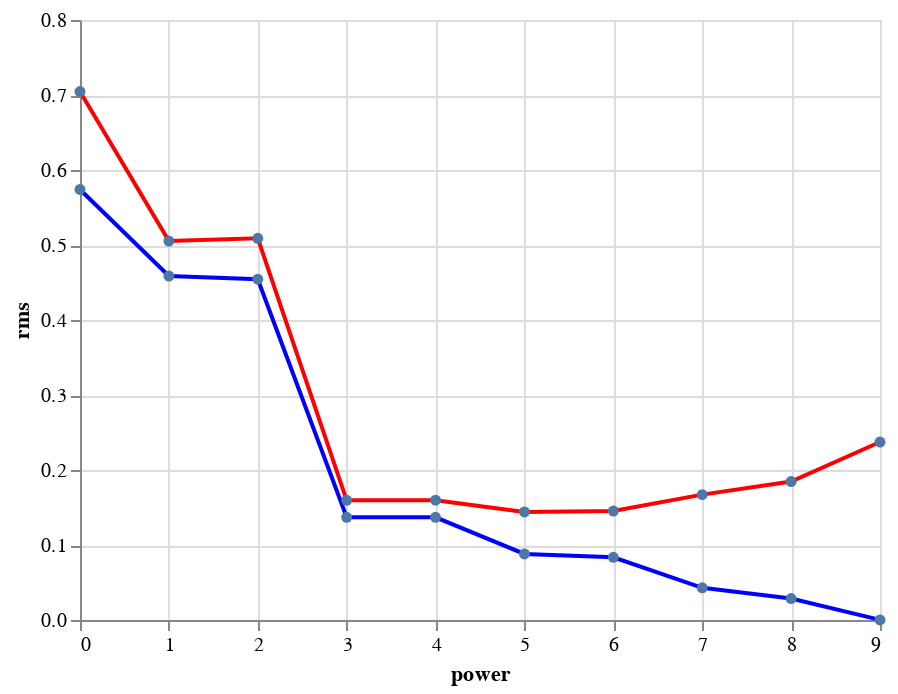

Write notebook code for a chart like this one.
### Code cell
def rms(f, x_test, t_test):
    return np.sqrt(np.mean((f(x_test) - t_test)**2))

df_rms_train = pd.DataFrame({
    'power': list(range(10)),
    'rms': [rms(polynomial(x_train, t_train, power), x_train, t_train) for power in powers]})

df_rms_test = pd.DataFrame({
    'power': list(range(10)),
    'rms': [rms(polynomial(x_train, t_train, power), x_test, t_test) for power in powers]})

chart_rms_train = alt.Chart(df_rms_train).mark_line(point=True, color='blue').encode(
    x='power',
    y='rms')

chart_rms_test = alt.Chart(df_rms_test).mark_line(point=True, color='red').encode(
    x='power',
    y='rms')

chart_rms_train + chart_rms_test

### Figure 1 — Vega-Lite specification as saved in the notebook (floating-point values rounded to 4 significant figures)
{"config": {"view": {"continuousWidth": 400, "continuousHeight": 300}}, "layer": [{"data": {"name": "data-14a1429c4c7a0d4bd55dbbb90059531d"}, "mark": {"type": "line", "color": "blue", "point": true}, "encoding": {"x": {"type": "quantitative", "field": "power"}, "y": {"type": "quantitative", "field": "rms"}}}, {"data": {"name": "data-461d7fbf4da40d2962f668c522fe40ce"}, "mark": {"type": "line", "color": "red", "point": true}, "encoding": {"x": {"type": "quantitative", "field": "power"}, "y": {"type": "quantitative", "field": "rms"}}}], "$schema": "https://vega.github.io/schema/vega-lite/v4.8.1.json", "datasets": {"data-14a1429c4c7a0d4bd55dbbb90059531d": [{"power": 0, "rms": 0.574}, {"power": 1, "rms": 0.4586}, {"power": 2, "rms": 0.4544}, {"power": 3, "rms": 0.1369}, {"power": 4, "rms": 0.1369}, {"power": 5, "rms": 0.08804}, {"power": 6, "rms": 0.08357}, {"power": 7, "rms": 0.04292}, {"power": 8, "rms": 0.02866}, {"power": 9, "rms": 9.332e-05}], "data-461d7fbf4da40d2962f668c522fe40ce": [{"power": 0, "rms": 0.7047}, {"power": 1, "rms": 0.5052}, {"power": 2, "rms": 0.509}, {"power": 3, "rms": 0.1596}, {"power": 4, "rms": 0.1598}, {"power": 5, "rms": 0.144}, {"power": 6, "rms": 0.1453}, {"power": 7, "rms": 0.1672}, {"power": 8, "rms": 0.1845}, {"power": 9, "rms": 0.2373}]}}
